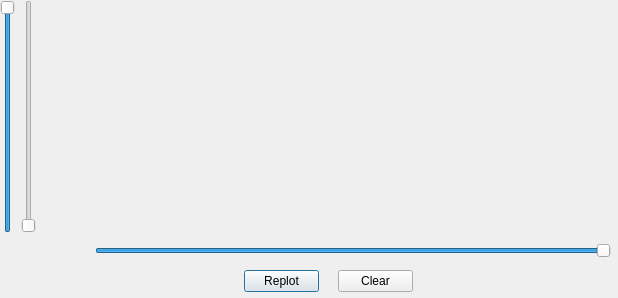
<?xml version="1.0" encoding="UTF-8"?>
<ui version="4.0">
 <class>rtPlotForm</class>
 <widget class="QDialog" name="rtPlotForm">
  <property name="geometry">
   <rect>
    <x>0</x>
    <y>0</y>
    <width>618</width>
    <height>298</height>
   </rect>
  </property>
  <property name="windowTitle">
   <string>Dialog</string>
  </property>
  <widget class="QWidget" name="">
   <property name="geometry">
    <rect>
     <x>0</x>
     <y>0</y>
     <width>611</width>
     <height>233</height>
    </rect>
   </property>
   <layout class="QHBoxLayout" name="horizontalLayout_2">
    <item>
     <layout class="QHBoxLayout" name="horizontalLayout_4">
      <item>
       <widget class="QSlider" name="yMaxSlider">
        <property name="maximum">
         <number>999</number>
        </property>
        <property name="value">
         <number>999</number>
        </property>
        <property name="orientation">
         <enum>Qt::Vertical</enum>
        </property>
       </widget>
      </item>
      <item>
       <widget class="QSlider" name="yMinSlider">
        <property name="maximum">
         <number>999</number>
        </property>
        <property name="value">
         <number>0</number>
        </property>
        <property name="orientation">
         <enum>Qt::Vertical</enum>
        </property>
       </widget>
      </item>
     </layout>
    </item>
    <item>
     <widget class="QwtPlot" name="qwtPlot"/>
    </item>
   </layout>
  </widget>
  <widget class="QWidget" name="">
   <property name="geometry">
    <rect>
     <x>0</x>
     <y>238</y>
     <width>611</width>
     <height>59</height>
    </rect>
   </property>
   <layout class="QHBoxLayout" name="horizontalLayout_5">
    <item>
     <spacer name="horizontalSpacer_2">
      <property name="orientation">
       <enum>Qt::Horizontal</enum>
      </property>
      <property name="sizeType">
       <enum>QSizePolicy::Maximum</enum>
      </property>
      <property name="sizeHint" stdset="0">
       <size>
        <width>45</width>
        <height>20</height>
       </size>
      </property>
     </spacer>
    </item>
    <item>
     <layout class="QVBoxLayout" name="verticalLayout">
      <item>
       <layout class="QHBoxLayout" name="horizontalLayout">
        <item>
         <spacer name="horizontalSpacer">
          <property name="orientation">
           <enum>Qt::Horizontal</enum>
          </property>
          <property name="sizeType">
           <enum>QSizePolicy::Maximum</enum>
          </property>
          <property name="sizeHint" stdset="0">
           <size>
            <width>50</width>
            <height>20</height>
           </size>
          </property>
         </spacer>
        </item>
        <item>
         <widget class="QSlider" name="xScaleSlider">
          <property name="maximum">
           <number>999</number>
          </property>
          <property name="sliderPosition">
           <number>999</number>
          </property>
          <property name="orientation">
           <enum>Qt::Horizontal</enum>
          </property>
         </widget>
        </item>
       </layout>
      </item>
      <item>
       <layout class="QHBoxLayout" name="horizontalLayout_3">
        <item>
         <spacer name="horizontalSpacer_7">
          <property name="orientation">
           <enum>Qt::Horizontal</enum>
          </property>
          <property name="sizeType">
           <enum>QSizePolicy::MinimumExpanding</enum>
          </property>
          <property name="sizeHint" stdset="0">
           <size>
            <width>20</width>
            <height>20</height>
           </size>
          </property>
         </spacer>
        </item>
        <item>
         <widget class="QPushButton" name="replotButton">
          <property name="sizePolicy">
           <sizepolicy hsizetype="Maximum" vsizetype="Fixed">
            <horstretch>0</horstretch>
            <verstretch>0</verstretch>
           </sizepolicy>
          </property>
          <property name="maximumSize">
           <size>
            <width>75</width>
            <height>16777215</height>
           </size>
          </property>
          <property name="text">
           <string>Replot</string>
          </property>
         </widget>
        </item>
        <item>
         <spacer name="horizontalSpacer_6">
          <property name="orientation">
           <enum>Qt::Horizontal</enum>
          </property>
          <property name="sizeType">
           <enum>QSizePolicy::Minimum</enum>
          </property>
          <property name="sizeHint" stdset="0">
           <size>
            <width>13</width>
            <height>20</height>
           </size>
          </property>
         </spacer>
        </item>
        <item>
         <widget class="QPushButton" name="clearButton">
          <property name="sizePolicy">
           <sizepolicy hsizetype="Maximum" vsizetype="Fixed">
            <horstretch>0</horstretch>
            <verstretch>0</verstretch>
           </sizepolicy>
          </property>
          <property name="maximumSize">
           <size>
            <width>75</width>
            <height>16777215</height>
           </size>
          </property>
          <property name="text">
           <string>Clear</string>
          </property>
         </widget>
        </item>
        <item>
         <spacer name="horizontalSpacer_5">
          <property name="orientation">
           <enum>Qt::Horizontal</enum>
          </property>
          <property name="sizeType">
           <enum>QSizePolicy::MinimumExpanding</enum>
          </property>
          <property name="sizeHint" stdset="0">
           <size>
            <width>20</width>
            <height>20</height>
           </size>
          </property>
         </spacer>
        </item>
       </layout>
      </item>
     </layout>
    </item>
   </layout>
  </widget>
  <zorder>layoutWidget</zorder>
  <zorder>yMinSlider</zorder>
  <zorder>verticalSlider_2</zorder>
  <zorder>yMaxSlider</zorder>
  <zorder>qwtPlot</zorder>
  <zorder>horizontalSpacer_2</zorder>
  <zorder></zorder>
 </widget>
 <customwidgets>
  <customwidget>
   <class>QwtPlot</class>
   <extends>QFrame</extends>
   <header>qwt_plot.h</header>
  </customwidget>
 </customwidgets>
 <resources/>
 <connections/>
</ui>
